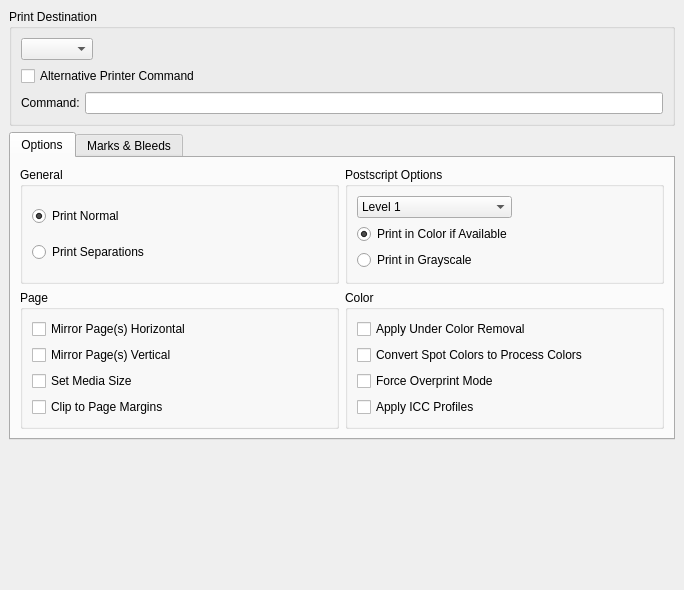
<ui version="4.0" >
 <class>TabPrinter</class>
 <widget class="QWidget" name="TabPrinter" >
  <property name="geometry" >
   <rect>
    <x>0</x>
    <y>0</y>
    <width>684</width>
    <height>590</height>
   </rect>
  </property>
  <property name="windowTitle" >
   <string>TabPrinterBase</string>
  </property>
  <layout class="QGridLayout" >
   <property name="margin" >
    <number>9</number>
   </property>
   <property name="spacing" >
    <number>6</number>
   </property>
   <item row="2" column="0" >
    <spacer>
     <property name="orientation" >
      <enum>Qt::Vertical</enum>
     </property>
     <property name="sizeType" >
      <enum>QSizePolicy::Expanding</enum>
     </property>
     <property name="sizeHint" >
      <size>
       <width>141</width>
       <height>61</height>
      </size>
     </property>
    </spacer>
   </item>
   <item row="1" column="0" >
    <widget class="QTabWidget" name="tabOptions" >
     <property name="currentIndex" >
      <number>0</number>
     </property>
     <widget class="QWidget" name="tab" >
      <attribute name="title" >
       <string>Options</string>
      </attribute>
      <layout class="QGridLayout" >
       <property name="margin" >
        <number>9</number>
       </property>
       <property name="spacing" >
        <number>6</number>
       </property>
       <item row="1" column="0" >
        <widget class="QGroupBox" name="groupPage" >
         <property name="title" >
          <string>Page</string>
         </property>
         <layout class="QGridLayout" >
          <property name="margin" >
           <number>9</number>
          </property>
          <property name="spacing" >
           <number>6</number>
          </property>
          <item row="0" column="0" >
           <widget class="QCheckBox" name="mirrorH" >
            <property name="text" >
             <string>Mirror Page(s) Horizontal</string>
            </property>
           </widget>
          </item>
          <item row="1" column="0" >
           <widget class="QCheckBox" name="mirrorV" >
            <property name="text" >
             <string>Mirror Page(s) Vertical</string>
            </property>
           </widget>
          </item>
          <item row="2" column="0" >
           <widget class="QCheckBox" name="setMedia" >
            <property name="text" >
             <string>Set Media Size</string>
            </property>
           </widget>
          </item>
          <item row="3" column="0" >
           <widget class="QCheckBox" name="setClip" >
            <property name="text" >
             <string>Clip to Page Margins</string>
            </property>
           </widget>
          </item>
         </layout>
        </widget>
       </item>
       <item row="0" column="1" >
        <widget class="QGroupBox" name="groupBox_2" >
         <property name="title" >
          <string>Postscript Options</string>
         </property>
         <layout class="QGridLayout" >
          <property name="margin" >
           <number>9</number>
          </property>
          <property name="spacing" >
           <number>6</number>
          </property>
          <item row="2" column="0" colspan="2" >
           <widget class="QRadioButton" name="printGray" >
            <property name="text" >
             <string>Print in Grayscale</string>
            </property>
           </widget>
          </item>
          <item row="1" column="0" >
           <widget class="QRadioButton" name="printColor" >
            <property name="text" >
             <string>Print in Color if Available</string>
            </property>
            <property name="checked" >
             <bool>true</bool>
            </property>
           </widget>
          </item>
          <item row="0" column="0" >
           <widget class="QComboBox" name="psLevel" >
            <item>
             <property name="text" >
              <string>Level 1</string>
             </property>
            </item>
            <item>
             <property name="text" >
              <string>Level 2</string>
             </property>
            </item>
            <item>
             <property name="text" >
              <string>Level 3</string>
             </property>
            </item>
           </widget>
          </item>
         </layout>
        </widget>
       </item>
       <item row="0" column="0" >
        <widget class="QGroupBox" name="groupBox" >
         <property name="title" >
          <string>General</string>
         </property>
         <layout class="QGridLayout" >
          <property name="margin" >
           <number>9</number>
          </property>
          <property name="spacing" >
           <number>6</number>
          </property>
          <item row="1" column="0" >
           <widget class="QRadioButton" name="buttonSeparations" >
            <property name="text" >
             <string>Print Separations</string>
            </property>
           </widget>
          </item>
          <item row="0" column="0" >
           <widget class="QRadioButton" name="buttonNormal" >
            <property name="text" >
             <string>Print Normal</string>
            </property>
            <property name="checked" >
             <bool>true</bool>
            </property>
           </widget>
          </item>
         </layout>
        </widget>
       </item>
       <item row="1" column="1" >
        <widget class="QGroupBox" name="groupColor" >
         <property name="title" >
          <string>Color</string>
         </property>
         <layout class="QGridLayout" >
          <property name="margin" >
           <number>9</number>
          </property>
          <property name="spacing" >
           <number>6</number>
          </property>
          <item row="0" column="0" >
           <widget class="QCheckBox" name="doGCR" >
            <property name="text" >
             <string>Apply Under Color Removal</string>
            </property>
           </widget>
          </item>
          <item row="1" column="0" >
           <widget class="QCheckBox" name="convertSpots" >
            <property name="text" >
             <string>Convert Spot Colors to Process Colors</string>
            </property>
           </widget>
          </item>
          <item row="2" column="0" >
           <widget class="QCheckBox" name="doOverprint" >
            <property name="text" >
             <string>Force Overprint Mode</string>
            </property>
           </widget>
          </item>
          <item row="3" column="0" >
           <widget class="QCheckBox" name="useICC" >
            <property name="text" >
             <string>Apply ICC Profiles</string>
            </property>
           </widget>
          </item>
         </layout>
        </widget>
       </item>
      </layout>
     </widget>
     <widget class="QWidget" name="TabPage" >
      <attribute name="title" >
       <string>Marks &amp;&amp; Bleeds</string>
      </attribute>
      <layout class="QGridLayout" >
       <property name="margin" >
        <number>9</number>
       </property>
       <property name="spacing" >
        <number>6</number>
       </property>
       <item row="1" column="0" >
        <widget class="QGroupBox" name="groupBox_3" >
         <property name="title" >
          <string>Bleed Settings</string>
         </property>
         <layout class="QGridLayout" >
          <property name="margin" >
           <number>9</number>
          </property>
          <property name="spacing" >
           <number>6</number>
          </property>
          <item row="0" column="1" >
           <widget class="ScrSpinBox" native="1" name="bleedTop" />
          </item>
          <item row="0" column="0" >
           <widget class="QLabel" name="textLabel3" >
            <property name="text" >
             <string>Top:</string>
            </property>
            <property name="wordWrap" >
             <bool>false</bool>
            </property>
           </widget>
          </item>
          <item row="1" column="0" >
           <widget class="QLabel" name="textLabel4" >
            <property name="text" >
             <string>Bottom:</string>
            </property>
            <property name="wordWrap" >
             <bool>false</bool>
            </property>
           </widget>
          </item>
          <item row="1" column="1" >
           <widget class="ScrSpinBox" native="1" name="bleedBottom" />
          </item>
          <item row="0" column="2" >
           <widget class="QLabel" name="textLabel5" >
            <property name="text" >
             <string>Left:</string>
            </property>
            <property name="wordWrap" >
             <bool>false</bool>
            </property>
           </widget>
          </item>
          <item row="0" column="3" >
           <widget class="ScrSpinBox" native="1" name="bleedLeft" />
          </item>
          <item row="1" column="2" >
           <widget class="QLabel" name="textLabel6" >
            <property name="text" >
             <string>Right:</string>
            </property>
            <property name="wordWrap" >
             <bool>false</bool>
            </property>
           </widget>
          </item>
          <item row="1" column="3" >
           <widget class="ScrSpinBox" native="1" name="bleedRight" />
          </item>
         </layout>
        </widget>
       </item>
       <item row="0" column="0" >
        <widget class="QGroupBox" name="groupMarks" >
         <property name="title" >
          <string>Printer Marks</string>
         </property>
         <layout class="QGridLayout" >
          <property name="margin" >
           <number>9</number>
          </property>
          <property name="spacing" >
           <number>6</number>
          </property>
          <item row="0" column="1" colspan="2" >
           <widget class="QCheckBox" name="colorMarks" >
            <property name="toolTip" >
             <string>Add color calibration bars</string>
            </property>
            <property name="text" >
             <string>Color Bars</string>
            </property>
           </widget>
          </item>
          <item row="1" column="2" >
           <widget class="ScrSpinBox" native="1" name="offsetValue" />
          </item>
          <item row="1" column="1" >
           <widget class="QLabel" name="textLabel2" >
            <property name="text" >
             <string>Offset:</string>
            </property>
            <property name="wordWrap" >
             <bool>false</bool>
            </property>
           </widget>
          </item>
          <item row="2" column="0" >
           <widget class="QCheckBox" name="registrationMarks" >
            <property name="toolTip" >
             <string>Add registration marks which are added to each separation</string>
            </property>
            <property name="text" >
             <string>Registration Marks</string>
            </property>
           </widget>
          </item>
          <item row="1" column="0" >
           <widget class="QCheckBox" name="bleedMarks" >
            <property name="toolTip" >
             <string>This creates bleed marks which are indicated by  _ . _ and show the bleed limit</string>
            </property>
            <property name="text" >
             <string>Bleed Marks</string>
            </property>
           </widget>
          </item>
          <item row="0" column="0" >
           <widget class="QCheckBox" name="cropMarks" >
            <property name="toolTip" >
             <string>This creates crop marks in the PDF indicating where the paper should be cut or trimmed after printing</string>
            </property>
            <property name="text" >
             <string>Crop Marks</string>
            </property>
           </widget>
          </item>
         </layout>
        </widget>
       </item>
      </layout>
     </widget>
    </widget>
   </item>
   <item row="0" column="0" >
    <widget class="QGroupBox" name="destinationGroup" >
     <property name="title" >
      <string>Print Destination</string>
     </property>
     <layout class="QGridLayout" >
      <property name="margin" >
       <number>9</number>
      </property>
      <property name="spacing" >
       <number>6</number>
      </property>
      <item row="1" column="0" colspan="2" >
       <widget class="QCheckBox" name="useAltPrintCommand" >
        <property name="text" >
         <string>Alternative Printer Command</string>
        </property>
        <property name="shortcut" >
         <string/>
        </property>
       </widget>
      </item>
      <item row="2" column="0" colspan="2" >
       <layout class="QHBoxLayout" >
        <property name="margin" >
         <number>0</number>
        </property>
        <property name="spacing" >
         <number>5</number>
        </property>
        <item>
         <widget class="QLabel" name="textLabel1" >
          <property name="text" >
           <string>Command:</string>
          </property>
          <property name="wordWrap" >
           <bool>false</bool>
          </property>
         </widget>
        </item>
        <item>
         <widget class="QLineEdit" name="printerCommand" />
        </item>
       </layout>
      </item>
      <item row="0" column="0" >
       <widget class="QComboBox" name="defaultPrinter" />
      </item>
      <item row="0" column="1" >
       <spacer>
        <property name="orientation" >
         <enum>Qt::Horizontal</enum>
        </property>
        <property name="sizeType" >
         <enum>QSizePolicy::Expanding</enum>
        </property>
        <property name="sizeHint" >
         <size>
          <width>191</width>
          <height>20</height>
         </size>
        </property>
       </spacer>
      </item>
     </layout>
    </widget>
   </item>
  </layout>
 </widget>
 <layoutdefault spacing="6" margin="11" />
 <customwidgets>
  <customwidget>
   <class>ScrSpinBox</class>
   <extends>QWidget</extends>
   <header>scrspinbox.h</header>
  </customwidget>
 </customwidgets>
 <resources/>
 <connections/>
</ui>
